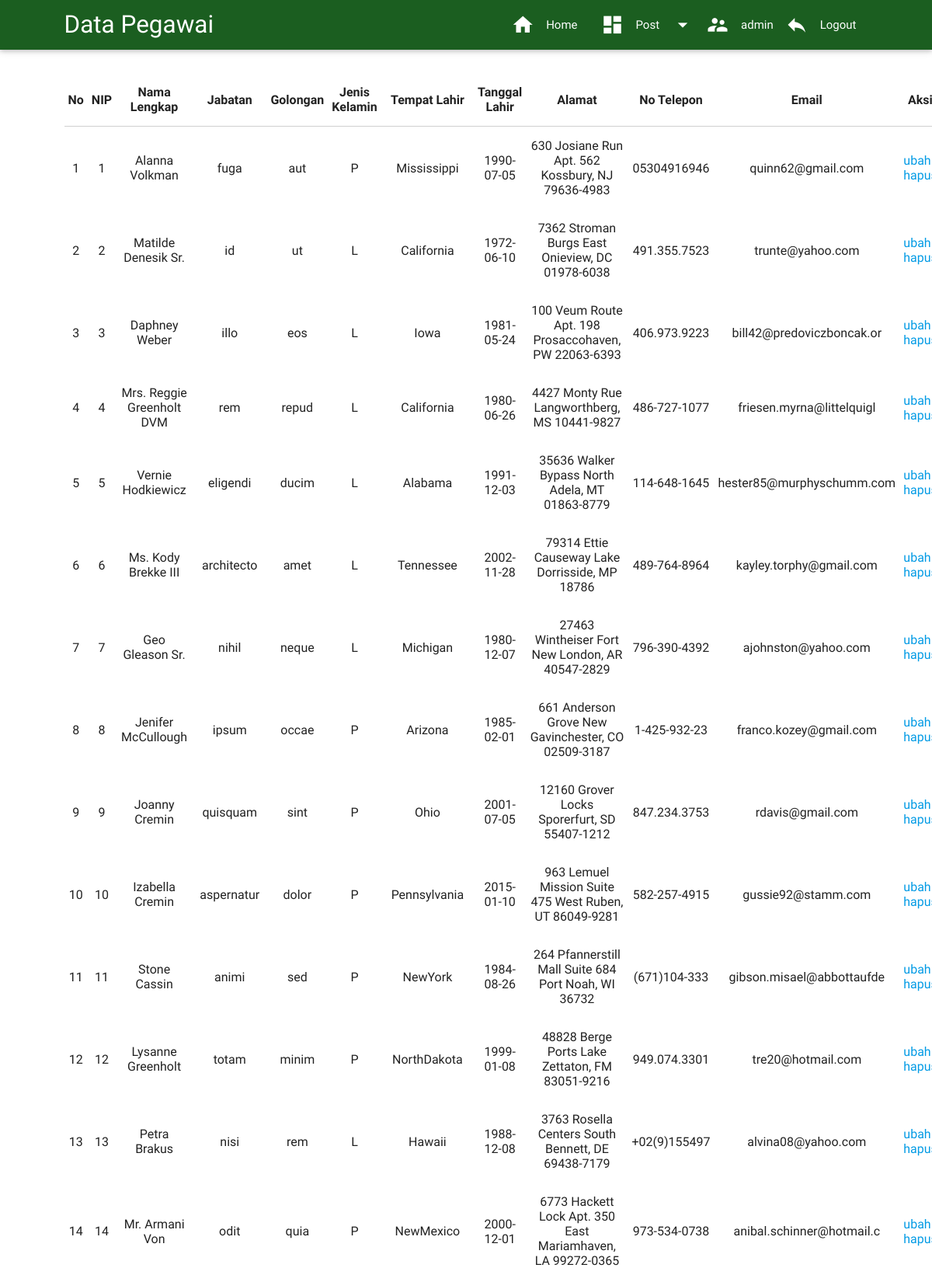
/admin/module/pegawai/tampil.php (signed in, upper part), run on the app's committed database.
### tables this page shows
CREATE TABLE IF NOT EXISTS `pegawai_pinmas` (
  `nip` int(25) NOT NULL,
  `nama_lengkap` char(25) NOT NULL,
  `jabatan` char(20) NOT NULL,
  `golongan` char(5) NOT NULL,
  `jenis_kelamin` enum('L','P') NOT NULL,
  `tempat_lahir` char(15) NOT NULL,
  `tgl_lahir` date NOT NULL,
  `alamat` varchar(100) NOT NULL,
  `no_telp` char(12) NOT NULL,
  `email` char(25) NOT NULL
);

### admin/module/pegawai/tampil.php (the view, shortened to what this page needs)
<?php
require "includes/header_user.php";
$query=mysql_query("select * from pegawai_pinmas");
?>
<main style="margin-top:30px;">
        <div class="container">
                <table class="hoverable centered responsive-table">
        <thead>
        	<tr>
                        <th>No</th>
                        <th>NIP</th>
                        <th>Nama Lengkap</th>
                        <th>Jabatan</th>
                        <th>Golongan</th>
                        <th>Jenis Kelamin</th>
                        <th>Tempat Lahir</th>
                        <th>Tanggal Lahir</th>
                        <th>Alamat</th>
                        <th>No Telepon</th>
                        <th>Email</th>
                        <th>Aksi</th>
                </tr>
        </thead>
<?php
while($row=mysql_fetch_array($query)){
?>
        <tbody>
                <tr>
                        <td><?php echo $c=$c+1;?></td>
                        <td><?php echo $row['nip'];?></td>
                        <td><?php echo $row['nama_lengkap'];?></td>
                        <td><?php echo $row['jabatan'];?></td>
                        <td><?php echo $row['golongan'];?></td>
                        <td><?php echo $row['jenis_kelamin'];?></td>
                        <td><?php echo $row['tempat_lahir'];?></td>
                        <td><?php echo $row['tgl_lahir'];?></td>
                        <td><?php echo $row['alamat'];?></td>
                        <td><?php echo $row['no_telp'];?></td>
                        <td><?php echo $row['email'];?></td>
                        <td>    <a href="update.php?nip=<?php echo $row['nip']; ?>">ubah</a>  |
                                <a href="hapus.php?nip=<?php echo $row['nip']; ?>" onClick="return confirm('Apakah anda yakin?')">hapus</a>
                        </td>
<?php
}
?>
                </tr>
        </tbody>
</table>
</div>
</main>
</body>
</html>

### admin/module/pegawai/includes/header_user.php (style rules this page uses)
body { display: flex; min-height: 100vh; flex-direction: column; }
main { flex: 1 0 auto }
.container { width:90% }

### data on the page
pegawai_pinmas: nip "1", nama_lengkap "Alanna Volkman", jabatan "fuga", golongan "aut", jenis_kelamin "P", tempat_lahir "Mississippi", tgl_lahir "1990-07-05", alamat "630 Josiane Run Apt. 562 Kossbury, NJ 79636-4983", no_telp "05304916946", email "quinn62@gmail.com"
pegawai_pinmas: c "2", nip "2", nama_lengkap "Matilde Denesik Sr.", jabatan "id", golongan "ut", jenis_kelamin "L", tempat_lahir "California", tgl_lahir "1972-06-10", alamat "7362 Stroman Burgs East Onieview, DC 01978-6038", no_telp "491.355.7523", email "trunte@yahoo.com"
pegawai_pinmas: c "3", nip "3", nama_lengkap "Daphney Weber", jabatan "illo", golongan "eos", jenis_kelamin "L", tempat_lahir "Iowa", tgl_lahir "1981-05-24", alamat "100 Veum Route Apt. 198 Prosaccohaven, PW 22063-6393", no_telp "406.973.9223", email "bill42@predoviczboncak.or"
pegawai_pinmas: c "4", nip "4", nama_lengkap "Mrs. Reggie Greenholt DVM", jabatan "rem", golongan "repud", jenis_kelamin "L", tempat_lahir "California", tgl_lahir "1980-06-26", alamat "4427 Monty Rue Langworthberg, MS 10441-9827", no_telp "486-727-1077", email "friesen.myrna@littelquigl"
pegawai_pinmas: c "5", nip "5", nama_lengkap "Vernie Hodkiewicz", jabatan "eligendi", golongan "ducim", jenis_kelamin "L", tempat_lahir "Alabama", tgl_lahir "1991-12-03", alamat "35636 Walker Bypass North Adela, MT 01863-8779", no_telp "114-648-1645", email "hester85@murphyschumm.com"
pegawai_pinmas: c "6", nip "6", nama_lengkap "Ms. Kody Brekke III", jabatan "architecto", golongan "amet", jenis_kelamin "L", tempat_lahir "Tennessee", tgl_lahir "2002-11-28", alamat "79314 Ettie Causeway Lake Dorrisside, MP 18786", no_telp "489-764-8964", email "kayley.torphy@gmail.com"
pegawai_pinmas: c "7", nip "7", nama_lengkap "Geo Gleason Sr.", jabatan "nihil", golongan "neque", jenis_kelamin "L", tempat_lahir "Michigan", tgl_lahir "1980-12-07", alamat "27463 Wintheiser Fort New London, AR 40547-2829", no_telp "796-390-4392", email "ajohnston@yahoo.com"
pegawai_pinmas: c "8", nip "8", nama_lengkap "Jenifer McCullough", jabatan "ipsum", golongan "occae", jenis_kelamin "P", tempat_lahir "Arizona", tgl_lahir "1985-02-01", alamat "661 Anderson Grove New Gavinchester, CO 02509-3187", no_telp "1-425-932-23", email "franco.kozey@gmail.com"
pegawai_pinmas: c "9", nip "9", nama_lengkap "Joanny Cremin", jabatan "quisquam", golongan "sint", jenis_kelamin "P", tempat_lahir "Ohio", tgl_lahir "2001-07-05", alamat "12160 Grover Locks Sporerfurt, SD 55407-1212", no_telp "847.234.3753", email "rdavis@gmail.com"
pegawai_pinmas: c "10", nip "10", nama_lengkap "Izabella Cremin", jabatan "aspernatur", golongan "dolor", jenis_kelamin "P", tempat_lahir "Pennsylvania", tgl_lahir "2015-01-10", alamat "963 Lemuel Mission Suite 475 West Ruben, UT 86049-9281", no_telp "582-257-4915", email "gussie92@stamm.com"
pegawai_pinmas: c "11", nip "11", nama_lengkap "Stone Cassin", jabatan "animi", golongan "sed", jenis_kelamin "P", tempat_lahir "NewYork", tgl_lahir "1984-08-26", alamat "264 Pfannerstill Mall Suite 684 Port Noah, WI 36732", no_telp "(671)104-333", email "gibson.misael@abbottaufde"
pegawai_pinmas: c "12", nip "12", nama_lengkap "Lysanne Greenholt", jabatan "totam", golongan "minim", jenis_kelamin "P", tempat_lahir "NorthDakota", tgl_lahir "1999-01-08", alamat "48828 Berge Ports Lake Zettaton, FM 83051-9216", no_telp "949.074.3301", email "tre20@hotmail.com"
pegawai_pinmas: c "13", nip "13", nama_lengkap "Petra Brakus", jabatan "nisi", golongan "rem", jenis_kelamin "L", tempat_lahir "Hawaii", tgl_lahir "1988-12-08", alamat "3763 Rosella Centers South Bennett, DE 69438-7179", no_telp "+02(9)155497", email "alvina08@yahoo.com"
pegawai_pinmas: c "14", nip "14", nama_lengkap "Mr. Armani Von", jabatan "odit", golongan "quia", jenis_kelamin "P", tempat_lahir "NewMexico", tgl_lahir "2000-12-01", alamat "6773 Hackett Lock Apt. 350 East Mariamhaven, LA 99272-0365", no_telp "973-534-0738", email "anibal.schinner@hotmail.c"

### other printed values
$_SESSION['nama_lengkap'] "admin"
